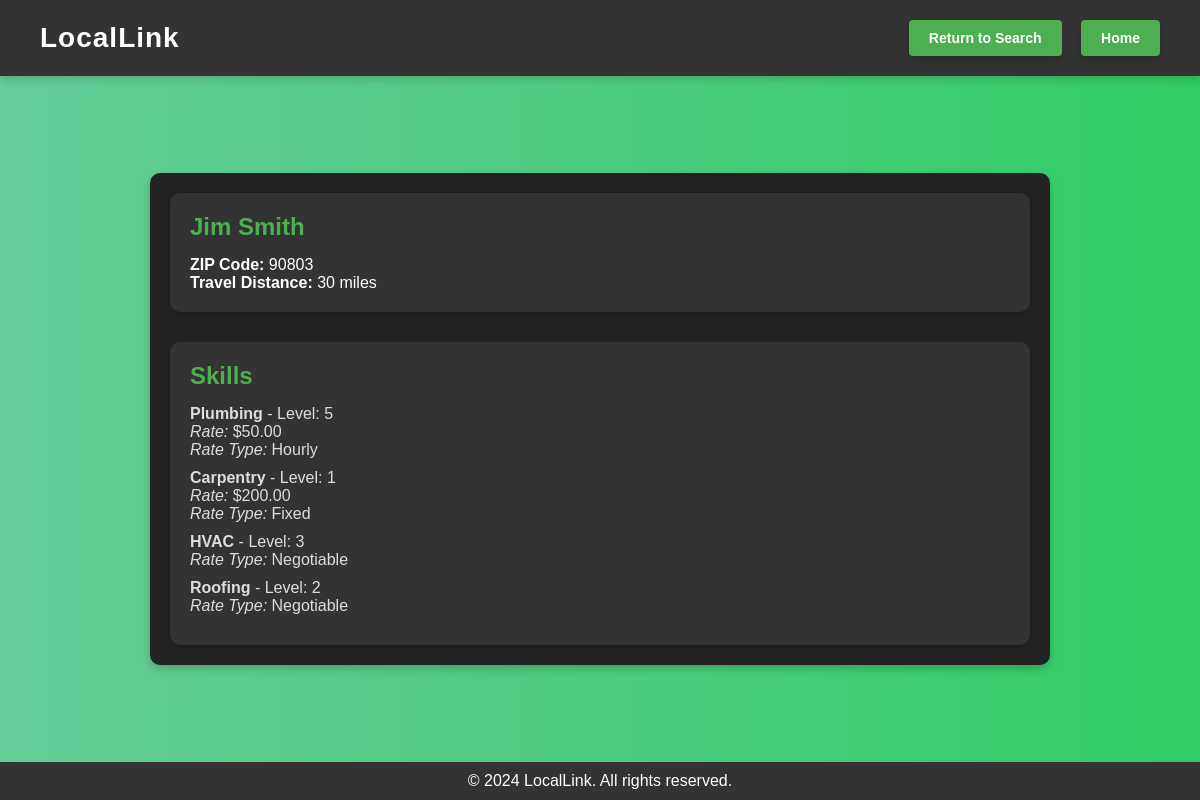
Page /view/3 on the committed database.
### app/models/worker.py (models this page shows, shortened)
class Worker(db.Model):
    __tablename__ = 'workers'
    id = db.Column(db.Integer, primary_key=True)
    profile_picture = db.Column(db.String(200))
    name = db.Column(db.String(100), nullable=False)
    phone_number = db.Column(db.String(15), unique=True, nullable=False)
    password = db.Column(db.String(200), nullable=False)
    zip_code = db.Column(db.String(10), nullable=False)
    travel_distance = db.Column(db.Integer, nullable=False)
    user_role = db.Column(db.String(50), default='regular')
    about_me = db.Column(db.Text, nullable=True)
    is_online = db.Column(db.Boolean, default=False)
    auto_offline_time = db.Column(db.DateTime, nullable=True)
    job_postings = db.relationship('JobPosting', back_populates='worker')
    contracts = db.relationship('Contract', back_populates='worker')
    skills = db.relationship('Skill', back_populates='worker')  # Add this line

### app/models/skill.py (models this page shows, shortened)
class Skill(db.Model):
    __tablename__ = 'skills'
    id = db.Column(db.Integer, primary_key=True)
    skill_name = db.Column(db.String(120), nullable=False)
    experience_level = db.Column(db.Integer, nullable=False)  # Changed to Integer
    worker_id = db.Column(db.Integer, db.ForeignKey('workers.id'), nullable=False)
    description = db.Column(db.Text, default="No description provided", nullable=False)
    rate_type = db.Column(db.String(20), default="negotiable", nullable=False)
    rate_value = db.Column(db.Float, nullable=True)
    worker = db.relationship('Worker', back_populates='skills')

### app/routes/worker_routes.py (the view, shortened to what this page needs)
@worker_bp.route('/view/<int:worker_id>', methods=['GET'])
def worker_view(worker_id):
    worker = Worker.query.get_or_404(worker_id)
    skills = Skill.query.filter_by(worker_id=worker_id).all()
    employer_id = session.get('employer_id')
    return render_template('worker_view.html', worker=worker, skills=skills)

### app/templates/worker_view.html (shortened to what this page needs)
<!DOCTYPE html>
<html lang="en">
<head>
    <link rel="stylesheet" href="{{ url_for('static', filename='css/worker_view.css') }}">
</head>
<body>
    <header>
        <div class="logo">
            <h1>LocalLink</h1>
        </div>
        <nav>
            <a href="{{ url_for('home.search', zip_code=request.args.get('zip_code'), service_type=request.args.get('service_type')) }}" class="button">Return to Search</a>
            <a href="{{ url_for('home.home') }}" class="button">Home</a>
        </nav>
    </header>
    <main>
        <section class="worker-card">
            <div class="worker-details">
                <h2>{{ worker.name }}</h2>
                <p><strong>ZIP Code:</strong> {{ worker.zip_code }}</p>
                <p><strong>Travel Distance:</strong> {{ worker.travel_distance }} miles</p>
            </div>
            <div class="worker-skills">
                <h2>Skills</h2>
                {% if skills %}
                    <ul>
                        {% for skill in skills %}
                            <li>
                                <strong>{{ skill.skill_name }}</strong> - Level: {{ skill.experience_level }}
                                {% if skill.rate_type != 'negotiable' %}
                                    <br><em>Rate:</em> ${{ "{:.2f}".format(skill.rate_value|default(0)) }}
                                {% endif %}
                                <br><em>Rate Type:</em> {{ skill.rate_type.capitalize() }}
                            </li>
                        {% endfor %}
                    </ul>
                {% else %}
                    <p>No skills listed yet.</p>
                {% endif %}
            </div>
        </section>
    </main>
    <footer>
        <p>&copy; 2024 LocalLink. All rights reserved.</p>
    </footer>
</body>
</html>

### app/static/css/worker_view.css (style rules this page uses)
* { margin: 0; padding: 0; box-sizing: border-box; }
body { font-family: Arial, sans-serif; background: linear-gradient(to right, #66cc99, #33cc66); color: #333; display: flex; flex-direction: column; min-height: 100vh; margin: 0; }
header { display: flex; justify-content: space-between; align-items: center; background-color: #333; color: white; padding: 20px 40px; box-shadow: 0 4px 8px rgba(0, 0, 0, 0.15); }
header .logo h1 { font-size: 28px; letter-spacing: 1px; }
header nav a { display: flex; color: #fff; text-decoration: none; margin-left: 15px; }
main { flex-grow: 1; display: flex; justify-content: center; align-items: center; padding: 40px; }
.worker-card { background-color: #222; color: white; border-radius: 10px; box-shadow: 0 4px 8px rgba(0, 0, 0, 0.2); padding: 20px; max-width: 900px; width: 100%; display: flex; flex-direction: column; gap: 30px; }
.worker-details, .worker-skills, .contact-worker { padding: 20px; background-color: #333; border-radius: 10px; box-shadow: 0 2px 4px rgba(0, 0, 0, 0.2); }
.worker-details h2, .worker-skills h2, .contact-worker h2 { color: #4CAF50; font-size: 1.5em; margin-bottom: 15px; }
.worker-skills ul { list-style: none; padding: 0; }
.worker-skills ul li { margin-bottom: 10px; color: #ddd; }
.button { display: inline-block; padding: 10px 20px; background-color: #4CAF50; color: white; text-decoration: none; font-size: 14px; font-weight: bold; border-radius: 4px; border: none; box-shadow: 0 4px 8px rgba(0, 0, 0, 0.15); cursor: pointer; transition: background-color 0.3s, transform 0.2s; }
footer { text-align: center; padding: 10px; background-color: #333; color: white; margin-top: auto; }

### rows in the picture
Worker: name "Jim Smith", zip_code "90803", travel_distance "30"
Skill: skill_name "Plumbing", experience_level "5", rate_value "50.00", rate_type "Hourly"
Skill: skill_name "Carpentry", experience_level "1", rate_value "200.00", rate_type "Fixed"
Skill: skill_name "HVAC", experience_level "3", rate_type "Negotiable"
Skill: skill_name "Roofing", experience_level "2", rate_type "Negotiable"
